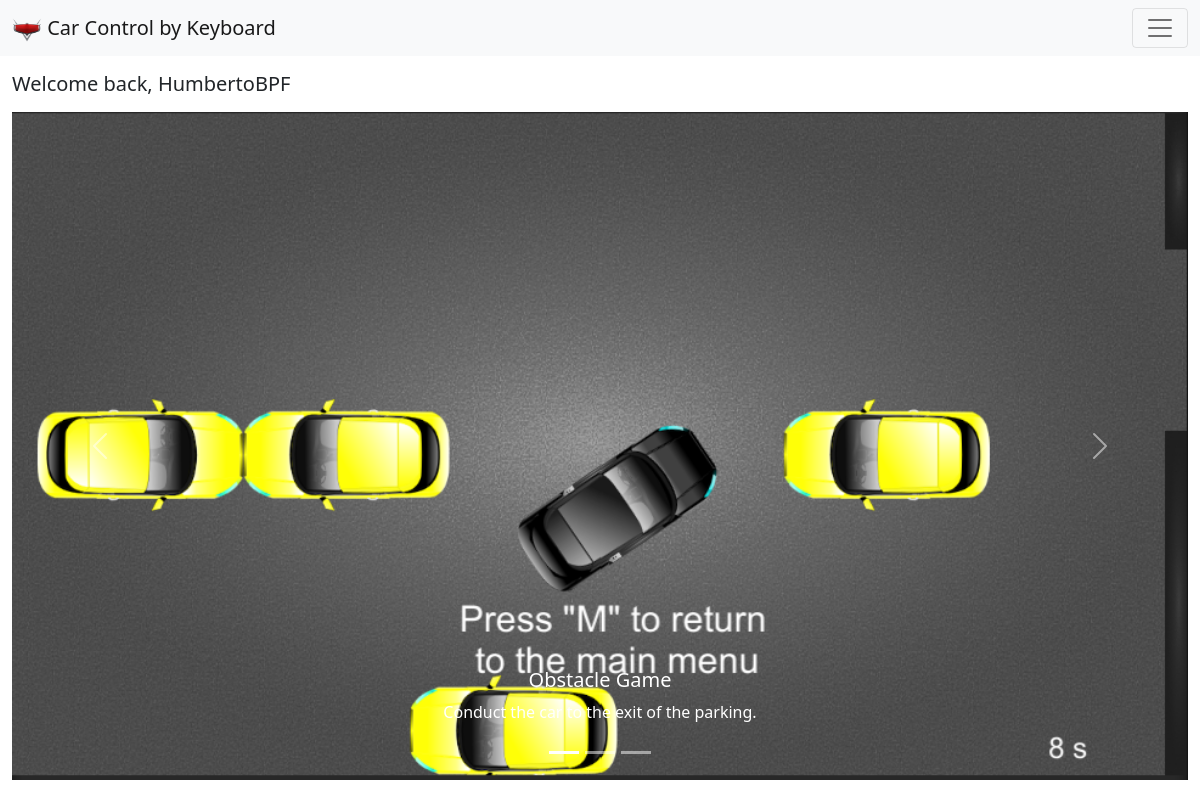
The page /dashboard (signed in) on the database its author committed.
### carcontrollerserver/models.py (models this page shows)
class Ads(models.Model):
    title = models.CharField(max_length=50, blank=True)
    description = models.CharField(max_length=255, blank=True)
    picture = models.ImageField(upload_to='ads/', blank=True)

### carcontrollerserver/views/general.py (the view)
# urls.py: path('dashboard', general.dashboard, name='dashboard'),
def dashboard(request):
    ads = Ads.objects.filter()
    print("ads: "+str(ads))
    return render(request, 'index.html', {'ads': ads})

### application/templates/index.html (shortened to what this page needs)
{% extends 'base.html' %}
{% load static %}
{% block content %}
<section class="container-fluid">
    {% if user.is_authenticated %}
        <h5 class="mb-3">Welcome back, {{ user.username }}</h5>
    {% endif %}
    <div id="carouselExampleCaptions" class="carousel slide" data-bs-ride="carousel">
        <div class="carousel-indicators">
            {% for ad in ads %}
                {% if forloop.counter ==  1 %}
                    <button type="button" data-bs-target="#carouselExampleCaptions" data-bs-slide-to="{{forloop.counter0}}" class="active" aria-current="true" aria-label="{{forloop.counter}}"></button>
                {% else %}
                    <button type="button" data-bs-target="#carouselExampleCaptions" data-bs-slide-to="{{forloop.counter0}}" aria-label="{{forloop.counter}}"></button>
                {% endif %}
            {% endfor %}
        </div>
        <div class="carousel-inner">
            {% for ad in ads %}
                {% if forloop.counter ==  1 %}
                <div class="carousel-item active">
                    <img src="{{ad.picture.url}}" class="d-block w-100" alt="...">
                    <div class="carousel-caption d-none d-md-block">
                        <h5>{{ ad.title }}</h5>
                        <p>{{ ad.description }}</p>
                    </div>
                </div>
                {% endif %}
            {% endfor %}
        </div>
        <button class="carousel-control-prev" type="button" data-bs-target="#carouselExampleCaptions" data-bs-slide="prev">
            <span class="carousel-control-prev-icon" aria-hidden="true"></span>
        </button>
        <button class="carousel-control-next" type="button" data-bs-target="#carouselExampleCaptions" data-bs-slide="next">
            <span class="carousel-control-next-icon" aria-hidden="true"></span>
        </button>
    </div>
</section>
{% endblock %}

### rows shown on the page
Ads: picture (picture), title "Obstacle Game", description "Conduct the car to the exit of the parking."

### other values the page prints
{{ user.username }} "HumbertoBPF"
